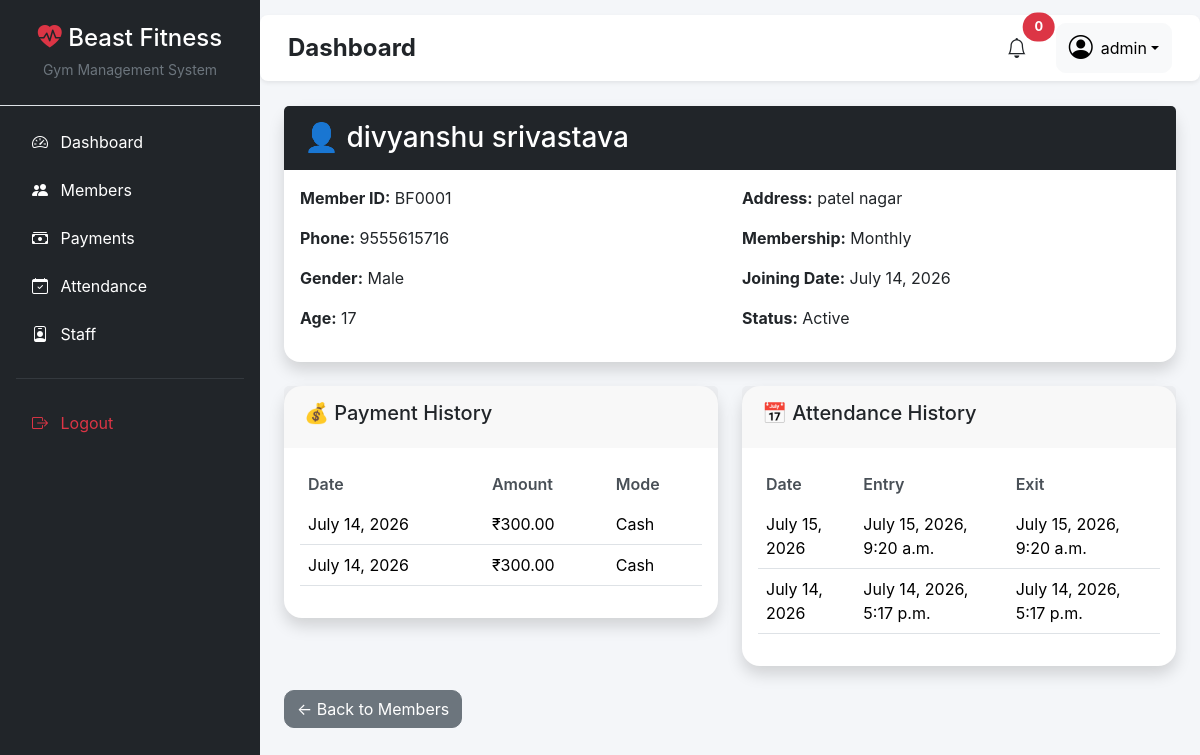
Page /members/view/5/ (signed in) on the committed database.
### members/models.py (models this page shows, shortened)
class Member(models.Model):
    GENDER_CHOICES = [
        ("Male", "Male"),
        ("Female", "Female"),
    ]
    MEMBERSHIP_CHOICES = [
        ("Monthly", "Monthly"),
        ("Quarterly", "Quarterly"),
        ("Half-Yearly", "Half-Yearly"),
        ("Yearly", "Yearly"),
    ]
    member_id = models.CharField(
        max_length=10,
        unique=True,
        blank=True
    )
    full_name = models.CharField(max_length=100)
    phone = models.CharField(max_length=15)
    gender = models.CharField(
        max_length=10,
        choices=GENDER_CHOICES
    )
    age = models.PositiveIntegerField()
    address = models.TextField()
    membership = models.CharField(
        max_length=20,
        choices=MEMBERSHIP_CHOICES
    )
    joining_date = models.DateField(
        auto_now_add=True
    )
    next_due_date = models.DateField(
        null=True,
        blank=True
    )
    fee_status = models.CharField(
        max_length=10,
        default="Paid"
    )

### payments/models.py (models this page shows, shortened)
class Payment(models.Model):
    PAYMENT_MODE = [
        ("Cash", "Cash"),
        ("UPI", "UPI"),
        ("Card", "Card"),
    ]
    member = models.ForeignKey(
        Member,
        on_delete=models.CASCADE
    )
    amount = models.DecimalField(
        max_digits=10,
        decimal_places=2
    )
    payment_mode = models.CharField(
        max_length=10,
        choices=PAYMENT_MODE
    )
    received_by = models.ForeignKey(
        Staff,
        on_delete=models.SET_NULL,
        null=True,
        blank=True
    )
    payment_date = models.DateField(
        default=timezone.now
    )
    next_due_date = models.DateField(
        blank=True,
        null=True
    )
    remarks = models.CharField(
        max_length=200,
        blank=True
    )

### attendance/models.py (models this page shows, shortened)
class Attendance(models.Model):
    STATUS_CHOICES = [
        ("Inside", "Inside"),
        ("Exited", "Exited"),
        ("Auto Exit", "Auto Exit"),
    ]
    member = models.ForeignKey(
        Member,
        on_delete=models.CASCADE
    )
    attendance_date = models.DateField(auto_now_add=True)
    entry_time = models.DateTimeField(auto_now_add=True)
    exit_time = models.DateTimeField(
        null=True,
        blank=True
    )
    status = models.CharField(
        max_length=20,
        choices=STATUS_CHOICES,
        default="Inside"
    )

### members/views.py (the view)
# urls.py: path("view/<int:id>/", views.view_member, name="view_member"),
@login_required
def view_member(request, id):
    member = get_object_or_404(Member, id=id)
    payments = Payment.objects.filter(
        member=member
    ).order_by("-payment_date")
    attendance = Attendance.objects.filter(
        member=member
    ).order_by("-attendance_date")
    return render(
        request,
        "members/view.html",
        {
            "member": member,
            "payments": payments,
            "attendance": attendance,
        },
    )

### templates/members/view.html
{% extends 'base.html' %}
{% block content %}
<div class="container-fluid">
    <div class="card shadow border-0 rounded-4">
        <div class="card-header bg-dark text-white">
            <h3 class="mb-0">
                👤 {{ member.full_name }}
            </h3>
        </div>
        <div class="card-body">
            <div class="row">
                <div class="col-md-6">
                    <p><strong>Member ID:</strong> {{ member.member_id }}</p>
                    <p><strong>Phone:</strong> {{ member.phone }}</p>
                    <p><strong>Gender:</strong> {{ member.gender }}</p>
                    <p><strong>Age:</strong> {{ member.age }}</p>
                </div>
                <div class="col-md-6">
                    <p><strong>Address:</strong> {{ member.address }}</p>
                    <p><strong>Membership:</strong> {{ member.membership }}</p>
                    <p><strong>Joining Date:</strong> {{ member.joining_date }}</p>
                    <p><strong>Status:</strong> Active</p>
                </div>
            </div>
        </div>
    </div>
    <div class="row mt-4">
        <div class="col-lg-6">
            <div class="card shadow">
                <div class="card-header">
                    <h5>💰 Payment History</h5>
                </div>
                <div class="card-body">
                    <table class="table">
                        <thead>
                            <tr>
                                <th>Date</th>
                                <th>Amount</th>
                                <th>Mode</th>
                            </tr>
                        </thead>
                        <tbody>
                        {% for payment in payments %}
                        <tr>
                            <td>{{ payment.payment_date }}</td>
                            <td>₹{{ payment.amount }}</td>
                            <td>{{ payment.payment_mode }}</td>
                        </tr>
                        {% empty %}
                        <tr>
                            <td colspan="3">
                                No Payments
                            </td>
                        </tr>
                        {% endfor %}
                        </tbody>
                    </table>
                </div>
            </div>
        </div>
        <div class="col-lg-6">
            <div class="card shadow">
                <div class="card-header">
                    <h5>📅 Attendance History</h5>
                </div>
                <div class="card-body">
                    <table class="table">
                        <thead>
                            <tr>
                                <th>Date</th>
                                <th>Entry</th>
                                <th>Exit</th>
                            </tr>
                        </thead>
                        <tbody>
                        {% for a in attendance %}
                        <tr>
                            <td>{{ a.attendance_date }}</td>
                            <td>{{ a.entry_time }}</td>
                            <td>{{ a.exit_time }}</td>
                        </tr>
                        {% empty %}
                        <tr>
                            <td colspan="3">
                                No Attendance
                            </td>
                        </tr>
                        {% endfor %}
                        </tbody>
                    </table>
                </div>
            </div>
        </div>
    </div>
    <div class="mt-4">
        <a href="/members/" class="btn btn-secondary">
            ← Back to Members
        </a>
    </div>
</div>
{% endblock %}

### templates/includes/navbar.html (shortened to what this page needs)
<nav class="navbar navbar-expand-lg bg-white shadow-sm rounded-3 px-3 mb-4">
    <div class="container-fluid">
        <h4 class="mb-0 fw-bold">
            Dashboard
        </h4>
        <div class="ms-auto d-flex align-items-center">
            <button class="btn position-relative me-3">
                <i class="bi bi-bell fs-5"></i>
                <span class="position-absolute top-0 start-100 translate-middle badge rounded-pill bg-danger">
                    0
                </span>
            </button>
            <div class="dropdown">
                <button class="btn btn-light dropdown-toggle d-flex align-items-center"
                        data-bs-toggle="dropdown">
                    <i class="bi bi-person-circle fs-4 me-2"></i>
                    {{ request.user.username }}
                </button>
            </div>
        </div>
    </div>
</nav>

### static/css/style.css (style rules this page uses)
* { margin:0; padding:0; box-sizing:border-box; }
body { background:#f4f6f9; font-family:Inter,Segoe UI,Tahoma,Geneva,Verdana,sans-serif; overflow-x:hidden; }
.navbar { position:sticky; top:15px; z-index:999; border-radius:15px; }
.card { border:none; border-radius:18px; box-shadow:0 8px 20px rgba(0,0,0,.06); }
.card { transition:all .3s ease; }
.btn { border-radius:10px; }
.table { vertical-align:middle; }
.card-header { border:none; font-weight:600; padding:15px 20px; }
.table thead th { border-bottom:none; font-weight:600; color:#495057; }
.table tbody tr { transition:.2s ease; }
.badge { padding:8px 12px; border-radius:8px; font-size:.8rem; }

### rows in the picture
Member: full_name "divyanshu srivastava", member_id "BF0001", phone "9555615716", gender "Male", age "17", address "patel nagar", membership "Monthly", joining_date "July 14, 2026"
Payment: payment_date "July 14, 2026", amount "300.00", payment_mode "Cash"
Payment: payment_date "July 14, 2026", amount "300.00", payment_mode "Cash"
Attendance: attendance_date "July 15, 2026", entry_time "July 15, 2026, 9:20 a.m.", exit_time "July 15, 2026, 9:20 a.m."
Attendance: attendance_date "July 14, 2026", entry_time "July 14, 2026, 5:17 p.m.", exit_time "July 14, 2026, 5:17 p.m."

### other values in the picture
{{ request.user.username }} "admin"
